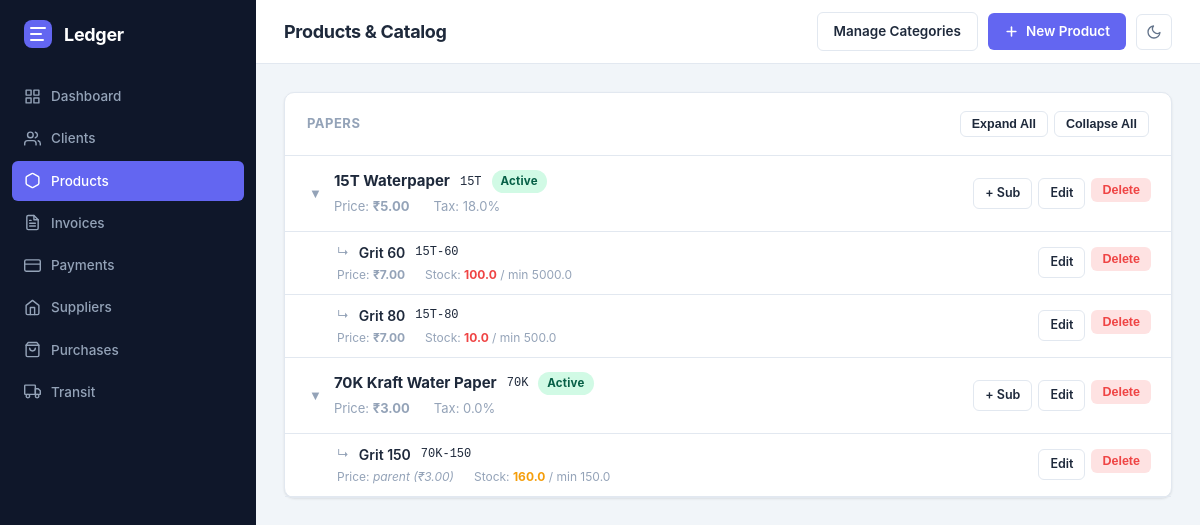
/products/, run on an earlier commit of the app's database.
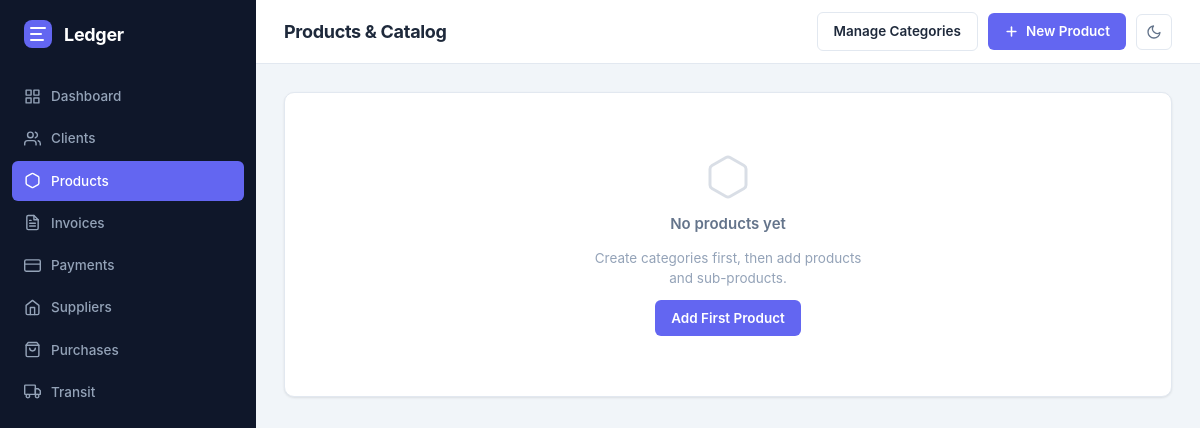
And on a later commit of the database.
### tables this page shows
CREATE TABLE categories (
            id          INTEGER PRIMARY KEY AUTOINCREMENT,
            name        TEXT NOT NULL,
            description TEXT,
            created_at  TIMESTAMP DEFAULT CURRENT_TIMESTAMP
        );

CREATE TABLE products (
            id              INTEGER PRIMARY KEY AUTOINCREMENT,
            category_id     INTEGER,
            name            TEXT NOT NULL,
            sku             TEXT,
            description     TEXT,
            unit_price      REAL NOT NULL DEFAULT 0,
            tax_rate        REAL DEFAULT 0,
            track_inventory INTEGER DEFAULT 1,
            stock_qty       REAL DEFAULT 0,
            min_quantity    REAL DEFAULT 0,
            production_qty  REAL DEFAULT 0,
            in_transit_qty  REAL DEFAULT 0,
            is_active       INTEGER DEFAULT 1,
            created_at      TIMESTAMP DEFAULT CURRENT_TIMESTAMP,
            FOREIGN KEY (category_id) REFERENCES categories(id)
        );

CREATE TABLE sub_products (
            id               INTEGER PRIMARY KEY AUTOINCREMENT,
            product_id       INTEGER NOT NULL,
            name             TEXT NOT NULL,
            sku              TEXT,
            description      TEXT,
            use_parent_price INTEGER DEFAULT 0,
            unit_price       REAL DEFAULT 0,
            tax_rate         REAL DEFAULT 0,
            track_inventory  INTEGER DEFAULT 1,
            stock_qty        REAL DEFAULT 0,
            min_quantity     REAL DEFAULT 0,
            production_qty   REAL DEFAULT 0,
            in_transit_qty   REAL DEFAULT 0,
            is_active        INTEGER DEFAULT 1,
            created_at       TIMESTAMP DEFAULT CURRENT_TIMESTAMP,
            FOREIGN KEY (product_id) REFERENCES products(id) ON DELETE CASCADE
        );

### app/routes/products.py (the view)
@bp.route("/")
def list_products():
    groups = product_service.get_products_with_subs()
    categories = product_service.get_all_categories()
    return render_template("products/list.html", groups=groups, categories=categories)

### app/templates/products/list.html (shortened to what this page needs)
{% extends "base.html" %}
{% block page_title %}Products & Catalog{% endblock %}
{% block topbar_actions %}
  <a href="{{ url_for('products.list_categories') }}" class="btn btn-secondary">Manage Categories</a>
  <a href="{{ url_for('products.new_product') }}" class="btn btn-primary">
    <svg viewBox="0 0 24 24" fill="none" stroke="currentColor" stroke-width="2.5" stroke-linecap="round" stroke-linejoin="round"><line x1="12" y1="5" x2="12" y2="19"/><line x1="5" y1="12" x2="19" y2="12"/></svg>
    New Product
  </a>
{% endblock %}
{% block content %}
{% if groups %}
  {% set ns = namespace(current_cat=None, cat_id=0) %}
  {% for g in groups %}
    {% set p = g.product %}
    {% set subs = g.subs %}
    {% if p.category_name != ns.current_cat %}
      {% set ns.current_cat = p.category_name %}
      {% set ns.cat_id = ns.cat_id + 1 %}
      <div class="card" style="margin-bottom:18px">
        <div class="card-header" style="background:var(--bg-alt)">
          <span class="card-title" style="font-size:13px;text-transform:uppercase;letter-spacing:.5px;color:var(--text-muted)">
            {{ p.category_name or 'Uncategorised' }}
          </span>
          <div class="cat-ctrl" data-cat="{{ ns.cat_id }}" style="display:flex;gap:6px">
            <button class="btn btn-secondary btn-sm" onclick="setCatExpand({{ ns.cat_id }}, true)">Expand All</button>
            <button class="btn btn-secondary btn-sm" onclick="setCatExpand({{ ns.cat_id }}, false)">Collapse All</button>
          </div>
        </div>
    {% endif %}
    {% set p_color =
      'var(--danger)'  if p.min_quantity > 0 and p.stock_qty < p.min_quantity else
      'var(--warning)' if p.min_quantity > 0 and p.stock_qty <= (p.min_quantity * 1.2) else
      'var(--success)'
    %}
    <div style="display:flex;align-items:center;gap:8px;padding:14px 20px;border-bottom:1px solid var(--border)">
      {% if subs %}
      <button class="sub-toggle" data-pid="{{ p.id }}" data-cat="{{ ns.cat_id }}"
              onclick="toggleSubs({{ p.id }})"
              style="background:none;border:none;cursor:pointer;color:var(--text-muted);font-size:13px;padding:2px 4px;flex-shrink:0;line-height:1"
              title="Toggle sub-products">▼</button>
      {% else %}
      <span style="width:20px;flex-shrink:0"></span>
      {% endif %}
      <div style="flex:1;min-width:0">
        <div style="display:flex;align-items:center;gap:10px;flex-wrap:wrap">
          <a href="{{ url_for('products.product_detail', product_id=p.id) }}"
             style="font-weight:700;font-size:15px;color:var(--text);text-decoration:none">{{ p.name }}</a>
          {% if p.sku %}<span class="muted font-mono" style="font-size:12px">{{ p.sku }}</span>{% endif %}
          <span class="badge badge-{{ 'active' if p.is_active else 'inactive' }}">{{ 'Active' if p.is_active else 'Inactive' }}</span>
        </div>
        <div style="display:flex;gap:24px;margin-top:4px;font-size:13px;color:var(--text-muted);flex-wrap:wrap">
          <span>Price: <strong style="color:var(--text)">{{ p.unit_price|inr }}</strong></span>
          <span>Tax: {{ p.tax_rate }}%</span>
        </div>
      </div>
      <div style="display:flex;gap:6px;flex-shrink:0">
        <a href="{{ url_for('products.new_sub_product', product_id=p.id) }}" class="btn btn-secondary btn-sm">+ Sub</a>
        <a href="{{ url_for('products.edit_product', product_id=p.id) }}" class="btn btn-secondary btn-sm">Edit</a>
        <form method="post" action="{{ url_for('products.delete_product', product_id=p.id) }}"
              onsubmit="return confirm('Delete {{ p.name }} and all its sub-products?')">
          <button class="btn btn-danger btn-sm">Delete</button>
        </form>
      </div>
    </div>
    {% if subs %}
    <div id="sub-group-{{ p.id }}" class="sub-group" data-cat="{{ ns.cat_id }}">
      {% for s in subs %}
      {% set min_q = s.min_quantity if s.min_quantity > 0 else p.min_quantity %}
      {% set s_color =
        'var(--danger)'  if min_q > 0 and s.stock_qty < min_q else
        'var(--warning)' if min_q > 0 and s.stock_qty <= (min_q * 1.2) else
        'var(--success)'
      %}
      <div style="display:flex;align-items:center;gap:8px;padding:10px 20px 10px 52px;border-bottom:1px solid var(--border);background:var(--bg-alt)">
        <div style="flex:1;min-width:0">
          <div style="display:flex;align-items:center;gap:10px;flex-wrap:wrap">
            <span style="color:var(--text-muted);font-size:12px">↳</span>
            <a href="{{ url_for('products.sub_detail', product_id=p.id, sub_id=s.id) }}"
               style="font-weight:600;font-size:14px;color:var(--text);text-decoration:none"
               onmouseover="this.style.color='var(--accent)';this.style.textDecoration='underline'"
               onmouseout="this.style.color='var(--text)';this.style.textDecoration='none'">{{ s.name }}</a>
            {% if s.sku %}<span class="muted font-mono" style="font-size:12px">{{ s.sku }}</span>{% endif %}
          </div>
          <div style="display:flex;gap:20px;margin-top:3px;font-size:12px;color:var(--text-muted);flex-wrap:wrap">
            {% if s.use_parent_price %}
              <span>Price: <em>parent ({{ p.unit_price|inr }})</em></span>
            {% else %}
              <span>Price: <strong style="color:var(--text)">{{ s.unit_price|inr }}</strong></span>
            {% endif %}
            <span>Stock: <strong style="color:{{ s_color }}">{{ s.stock_qty }}</strong>{% if min_q > 0 %}<span style="color:var(--text-muted)"> / min {{ min_q }}</span>{% endif %}</span>
          </div>
        </div>
        <div style="display:flex;gap:6px;flex-shrink:0">
          <a href="{{ url_for('products.edit_sub_product', product_id=p.id, sub_id=s.id) }}" class="btn btn-secondary btn-sm">Edit</a>
          <form method="post" action="{{ url_for('products.delete_sub_product', product_id=p.id, sub_id=s.id) }}"
                onsubmit="return confirm('Delete {{ s.name }}?')">
            <button class="btn btn-danger btn-sm">Delete</button>
          </form>
        </div>
      </div>
      {% endfor %}
    </div>
    {% endif %}
  {% endfor %}
  {% if ns.current_cat is not none %}</div>{% endif %}
{% else %}
<div class="card">
  <div class="empty-state">
    <svg viewBox="0 0 24 24" fill="none" stroke="currentColor" stroke-width="1.5" stroke-linecap="round" stroke-linejoin="round"><path d="M21 16V8a2 2 0 0 0-1-1.73l-7-4a2 2 0 0 0-2 0l-7 4A2 2 0 0 0 3 8v8a2 2 0 0 0 1 1.73l7 4a2 2 0 0 0 2 0l7-4A2 2 0 0 0 21 16z"/></svg>
    <h3>No products yet</h3>
    <p>Create categories first, then add products and sub-products.</p>
    <a href="{{ url_for('products.new_product') }}" class="btn btn-primary">Add First Product</a>
  </div>
</div>
{% endif %}
{% endblock %}

### app/templates/base.html (shortened to what this page needs)
<!DOCTYPE html>
<html lang="en">
<head>
  <link rel="stylesheet" href="{{ url_for('static', filename='css/main.css') }}" />
</head>
<body>
<aside class="sidebar">
  <div class="sidebar-brand">
    <svg width="28" height="28" viewBox="0 0 28 28" fill="none">
      <rect width="28" height="28" rx="8" fill="#6366F1"/>
      <path d="M7 8h14M7 14h10M7 20h12" stroke="#fff" stroke-width="2" stroke-linecap="round"/>
    </svg>
    <span>Ledger</span>
  </div>
  <nav class="sidebar-nav">
    <a href="{{ url_for('dashboard.index') }}" class="nav-item {% if request.endpoint == 'dashboard.index' %}active{% endif %}">
      <svg viewBox="0 0 24 24" fill="none" stroke="currentColor" stroke-width="2" stroke-linecap="round" stroke-linejoin="round">
        <rect x="3" y="3" width="7" height="7"/><rect x="14" y="3" width="7" height="7"/>
        <rect x="14" y="14" width="7" height="7"/><rect x="3" y="14" width="7" height="7"/>
      </svg>
      Dashboard
    </a>
    <a href="{{ url_for('clients.list_clients') }}" class="nav-item {% if 'clients' in request.endpoint %}active{% endif %}">
      <svg viewBox="0 0 24 24" fill="none" stroke="currentColor" stroke-width="2" stroke-linecap="round" stroke-linejoin="round">
        <path d="M17 21v-2a4 4 0 0 0-4-4H5a4 4 0 0 0-4 4v2"/>
        <circle cx="9" cy="7" r="4"/>
        <path d="M23 21v-2a4 4 0 0 0-3-3.87M16 3.13a4 4 0 0 1 0 7.75"/>
      </svg>
      Clients
    </a>
    <a href="{{ url_for('products.list_products') }}" class="nav-item {% if 'products' in request.endpoint %}active{% endif %}">
      <svg viewBox="0 0 24 24" fill="none" stroke="currentColor" stroke-width="2" stroke-linecap="round" stroke-linejoin="round">
        <path d="M21 16V8a2 2 0 0 0-1-1.73l-7-4a2 2 0 0 0-2 0l-7 4A2 2 0 0 0 3 8v8a2 2 0 0 0 1 1.73l7 4a2 2 0 0 0 2 0l7-4A2 2 0 0 0 21 16z"/>
      </svg>
      Products
    </a>
    <a href="{{ url_for('invoices.list_invoices') }}" class="nav-item {% if 'invoices' in request.endpoint %}active{% endif %}">
      Invoices
    </a>
    <a href="{{ url_for('payments.list_payments') }}" class="nav-item {% if 'payments' in request.endpoint %}active{% endif %}">
      <svg viewBox="0 0 24 24" fill="none" stroke="currentColor" stroke-width="2" stroke-linecap="round" stroke-linejoin="round">
        <rect x="1" y="4" width="22" height="16" rx="2" ry="2"/>
        <line x1="1" y1="10" x2="23" y2="10"/>
      </svg>
      Payments
    </a>
    <a href="{{ url_for('suppliers.list_suppliers') }}" class="nav-item {% if 'suppliers' in request.endpoint %}active{% endif %}">
      <svg viewBox="0 0 24 24" fill="none" stroke="currentColor" stroke-width="2" stroke-linecap="round" stroke-linejoin="round">
        <path d="M3 9l9-7 9 7v11a2 2 0 0 1-2 2H5a2 2 0 0 1-2-2z"/>
        <polyline points="9,22 9,12 15,12 15,22"/>
      </svg>
      Suppliers
    </a>
    <a href="{{ url_for('purchases.list_purchases') }}" class="nav-item {% if 'purchases' in request.endpoint %}active{% endif %}">
      <svg viewBox="0 0 24 24" fill="none" stroke="currentColor" stroke-width="2" stroke-linecap="round" stroke-linejoin="round">
        <path d="M6 2L3 6v14a2 2 0 0 0 2 2h14a2 2 0 0 0 2-2V6l-3-4z"/>
        <line x1="3" y1="6" x2="21" y2="6"/>
        <path d="M16 10a4 4 0 0 1-8 0"/>
      </svg>
      Purchases
    </a>
    <a href="{{ url_for('transit.list_transit') }}" class="nav-item {% if 'transit' in request.endpoint %}active{% endif %}">
      <svg viewBox="0 0 24 24" fill="none" stroke="currentColor" stroke-width="2" stroke-linecap="round" stroke-linejoin="round">
        <rect x="1" y="3" width="15" height="13" rx="1"/>
        <path d="M16 8h4l3 3v5h-7V8z"/>
        <circle cx="5.5" cy="18.5" r="2.5"/>
        <circle cx="18.5" cy="18.5" r="2.5"/>
      </svg>
      Transit
    </a>
  </nav>
</aside>
<main class="main">
  <header class="topbar">
    <h1 class="page-title">{% block page_title %}{% endblock %}</h1>
    <div class="topbar-actions">
      {% block topbar_actions %}{% endblock %}
      <button class="dark-toggle" onclick="toggleDark()" title="Toggle dark mode" aria-label="Toggle dark mode">
        <svg class="icon-moon" viewBox="0 0 24 24" fill="none" stroke="currentColor" stroke-width="2" stroke-linecap="round" stroke-linejoin="round">
          <path d="M21 12.79A9 9 0 1 1 11.21 3 7 7 0 0 0 21 12.79z"/>
        </svg>
      </button>
    </div>
  </header>
  <div class="content">
    {% block content %}{% endblock %}
  </div>
</main>
</body>
</html>

What changed in the data, as far as the page shows it:
removed categories: name "PAPERS"
removed products: min_quantity 0 (drawn), name "15T Waterpaper", sku "15T", is_active "Active", unit_price|inr "₹5.00", tax_rate "18.0"
removed sub_products: name "Grit 60", sku "15T-60", unit_price|inr "₹7.00", stock_qty "100.0", min_quantity "5000.0", shown under "PAPERS"
removed sub_products: name "Grit 80", sku "15T-80", unit_price|inr "₹7.00", stock_qty "10.0", min_quantity "500.0", shown under "PAPERS"
removed products: min_quantity 0 (drawn), name "70K Kraft Water Paper", sku "70K", is_active "Active", unit_price|inr "₹3.00", tax_rate "0.0", unit_price|inr "₹3.00"
removed sub_products: name "Grit 150", sku "70K-150", stock_qty "160.0", min_quantity "150.0", shown under "70K Kraft Water Paper"
Also different on the page:
text now shown: "No products yet Create categories first, then add products and sub-products. Add First Product"
list line gone: "Expand All Collapse All Price: Tax: % + Sub Edit Delete"
list line gone: "Price: Tax: % + Sub Edit Delete"
